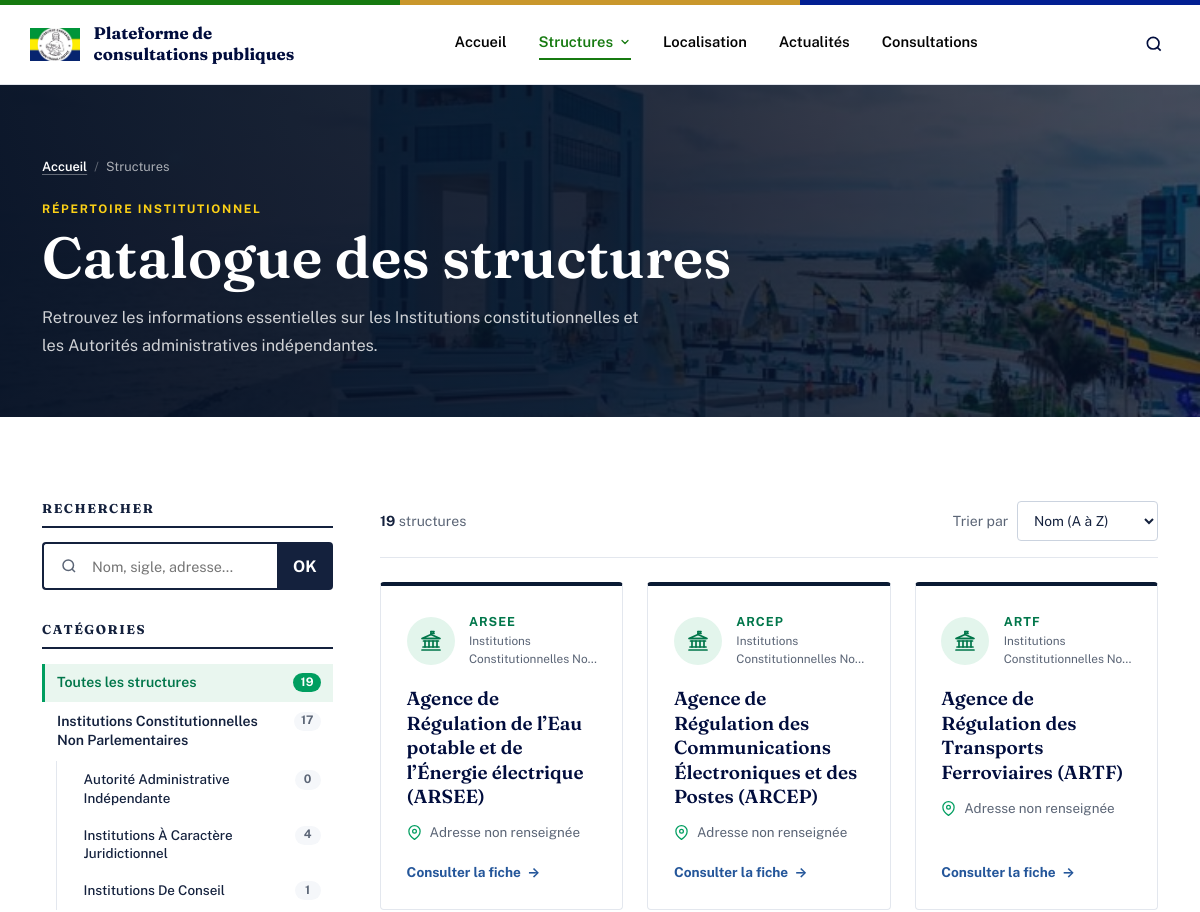
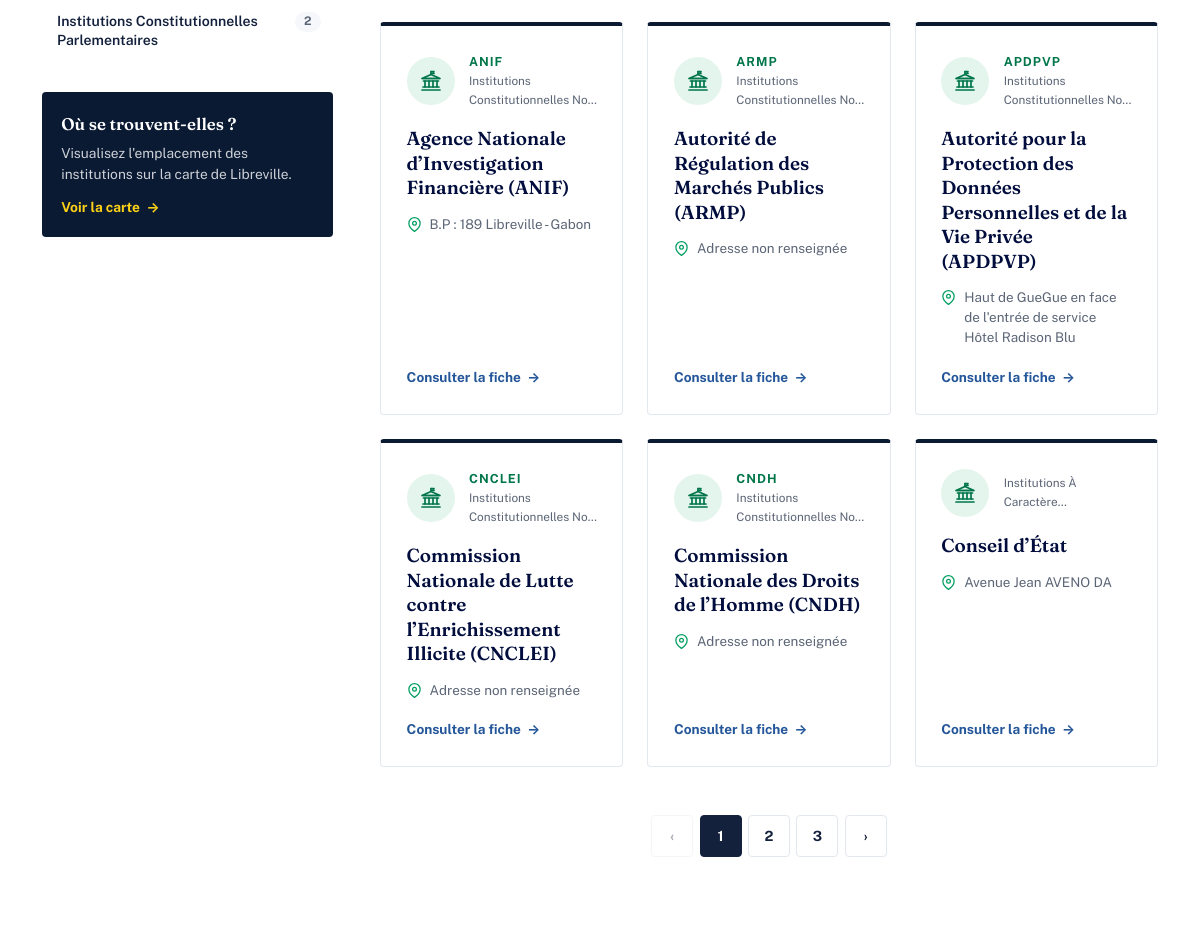
/views/public/catalogue.php (upper part), run on an earlier commit of the app's database (2 pictures, top to bottom).
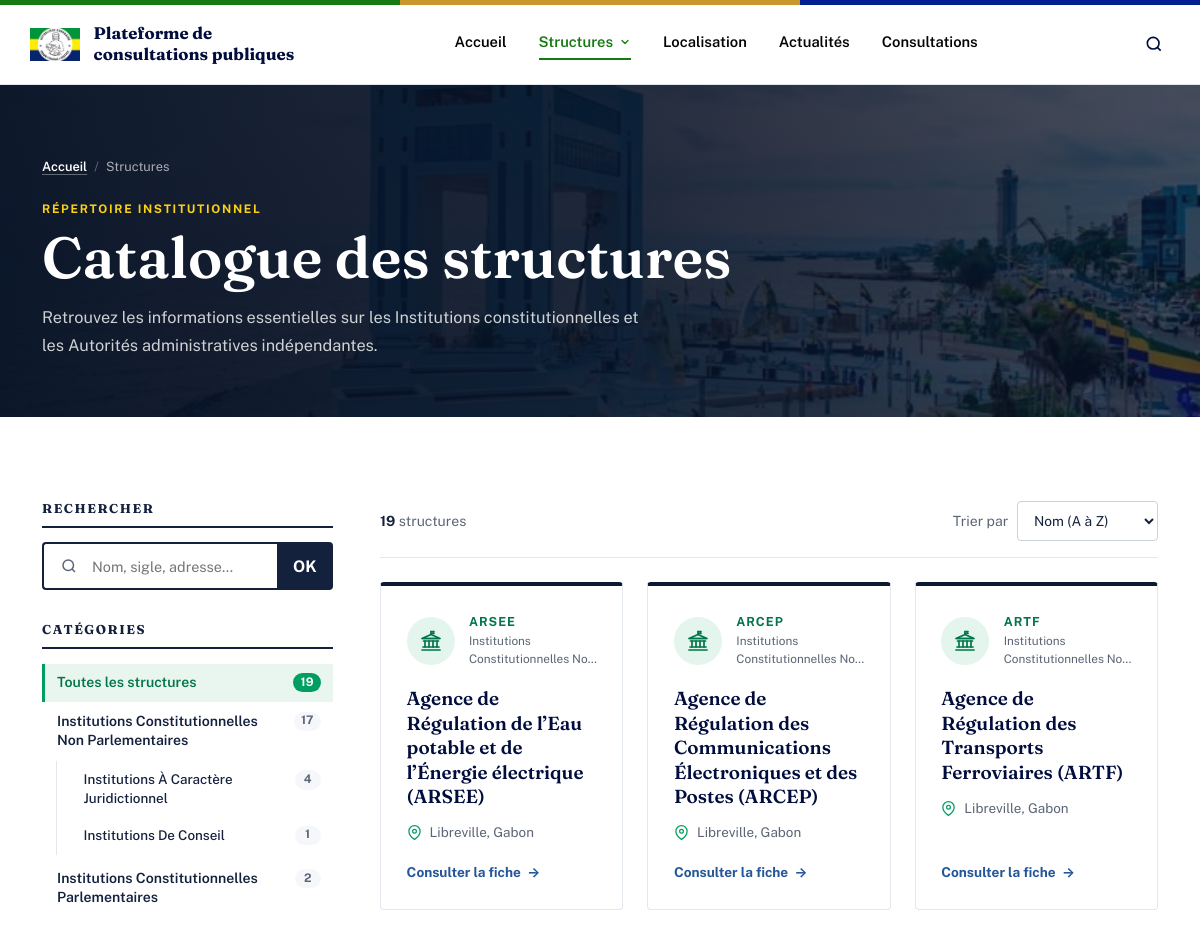
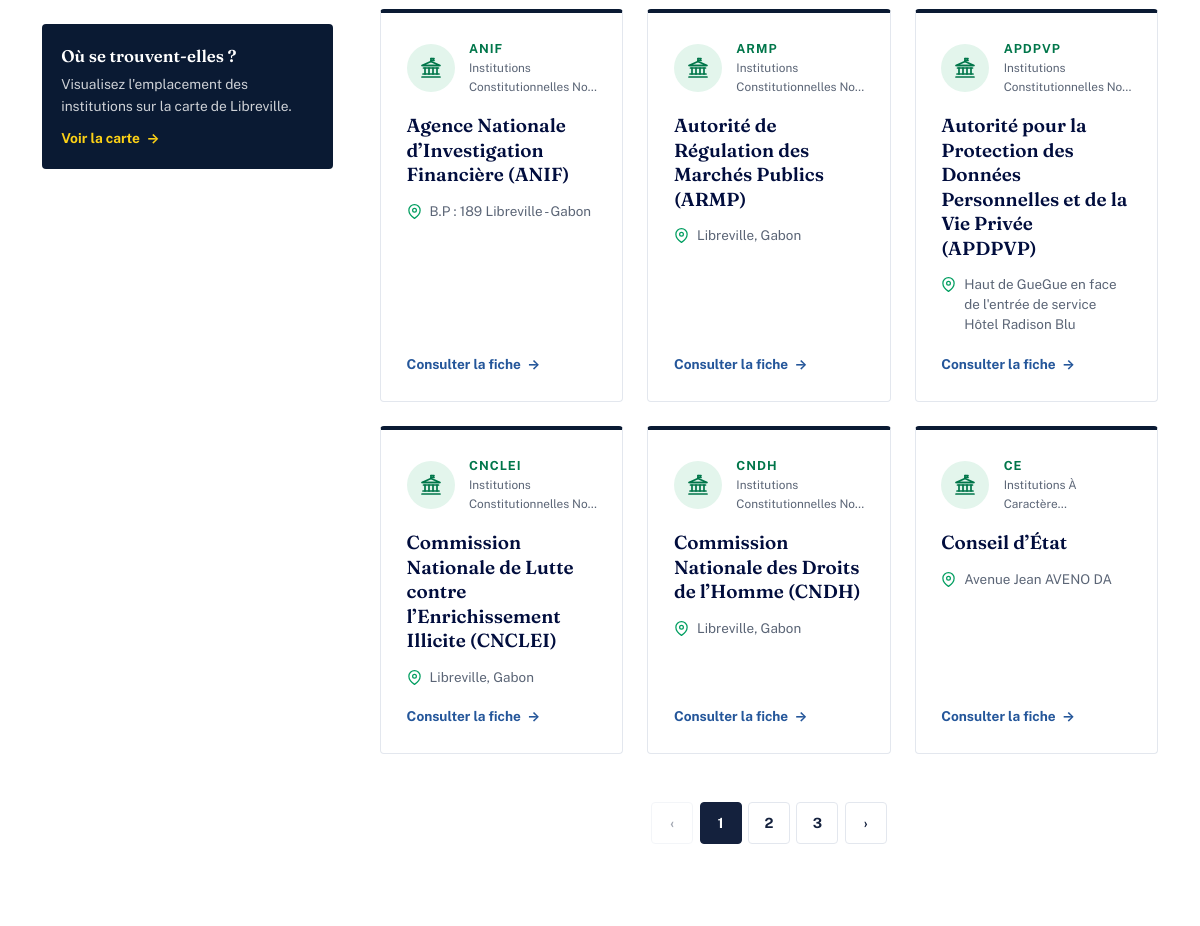
And on a later commit of the database (2 pictures, top to bottom).
### tables this page shows
CREATE TABLE `structure` (
  `id_struc` int NOT NULL AUTO_INCREMENT,
  `nom_struc` varchar(200) NOT NULL,
  `adresse` varchar(255) DEFAULT NULL,
  `telephone` varchar(20) DEFAULT NULL,
  `email` varchar(100) DEFAULT NULL,
  `mission` text,
  `historique` text,
  `composition` text,
  `site_web` varchar(255) DEFAULT NULL,
  `date_creation` date DEFAULT NULL,
  `texte_fondateur` varchar(255) DEFAULT NULL,
  `directeur_general` varchar(200) DEFAULT NULL,
  `fonction_dirigeant` varchar(100) DEFAULT NULL,
  `dirigeant_depuis` date DEFAULT NULL,
  `photo_dirigeant` varchar(255) DEFAULT NULL,
  `id_cat` int NOT NULL,
  `sigle` varchar(30) DEFAULT NULL,
  `id_responsable` int DEFAULT NULL,
  `latitude` decimal(10,7) DEFAULT NULL,
  `longitude` decimal(10,7) DEFAULT NULL,
  PRIMARY KEY (`id_struc`),
  KEY `fk_structure_categorie` (`id_cat`),
  KEY `idx_structure_nom` (`nom_struc`),
  KEY `idx_structure_responsable` (`id_responsable`),
  CONSTRAINT `fk_structure_categorie` FOREIGN KEY (`id_cat`) REFERENCES `categories` (`id_cat`),
  CONSTRAINT `fk_structure_responsable` FOREIGN KEY (`id_responsable`) REFERENCES `utilisateurs` (`id`)
);

CREATE TABLE `categories` (
  `id_cat` int NOT NULL AUTO_INCREMENT,
  `nom_cat` varchar(150) NOT NULL,
  `parent_id` int DEFAULT NULL,
  PRIMARY KEY (`id_cat`),
  UNIQUE KEY `nom_cat` (`nom_cat`),
  KEY `parent_id` (`parent_id`),
  CONSTRAINT `categories_ibfk_1` FOREIGN KEY (`parent_id`) REFERENCES `categories` (`id_cat`),
  CONSTRAINT `fk_parent` FOREIGN KEY (`parent_id`) REFERENCES `categories` (`id_cat`)
);

### views/public/catalogue.php (the view, shortened to what the changed rows need)
<?php
require '../../config/database.php';
$catFiltre = isset($_GET['cat']) ? (int) $_GET['cat'] : null;
$tri = isset($_GET['tri']) ? $_GET['tri'] : 'nom_asc';
$parPage = 9;
$page = isset($_GET['page']) ? max(1, (int) $_GET['page']) : 1;
$conditions = [];
$parametres = [];
$whereSQL = $conditions ? " WHERE " . implode(" AND ", $conditions) : "";
$ordreSQL = $tri === 'nom_desc' ? "structure.nom_struc DESC" : "structure.nom_struc ASC";
$compteStmt = $db->prepare("SELECT COUNT(*) FROM structure JOIN categories ON structure.id_cat = categories.id_cat" . $whereSQL);
$compteStmt->execute($parametres);
$totalStructures = (int) $compteStmt->fetchColumn();
$totalPages = max(1, (int) ceil($totalStructures / $parPage));
$page = min($page, $totalPages);
$offset = ($page - 1) * $parPage;
$sql = "SELECT structure.id_struc, structure.nom_struc, structure.sigle, structure.adresse,
               categories.id_cat, categories.nom_cat
        FROM structure
        JOIN categories ON structure.id_cat = categories.id_cat"
        . $whereSQL .
        " ORDER BY $ordreSQL LIMIT $parPage OFFSET $offset";
$stmt = $db->prepare($sql);
$stmt->execute($parametres);
$structures = $stmt->fetchAll(PDO::FETCH_ASSOC);
$toutesCategories = $db->query("SELECT id_cat, nom_cat, parent_id FROM categories ORDER BY nom_cat")->fetchAll(PDO::FETCH_ASSOC);
$nbParCategorie = $db->query("SELECT id_cat, COUNT(*) FROM structure GROUP BY id_cat")->fetchAll(PDO::FETCH_KEY_PAIR);
$categoriesRacines = [];
$sousCategories = [];
foreach ($toutesCategories as $cat) {
    $cat['nb'] = (int) ($nbParCategorie[$cat['id_cat']] ?? 0);
    if ($cat['parent_id'] === null) {
        $categoriesRacines[] = $cat;
    } else {
        $sousCategories[(int) $cat['parent_id']][] = $cat;
    }
}
function h(?string $valeur): string {
    return htmlspecialchars($valeur ?? '', ENT_QUOTES, 'UTF-8');
}
function libelleCategorie(string $nom): string {
    return mb_convert_case(mb_strtolower($nom, 'UTF-8'), MB_CASE_TITLE, 'UTF-8');
}
function lienCatalogue(array $modifications = []): string {
    $params = [
        'q' => isset($_GET['q']) ? trim((string) $_GET['q']) : '',
        'cat' => isset($_GET['cat']) ? (int) $_GET['cat'] : '',
        'tri' => isset($_GET['tri']) ? (string) $_GET['tri'] : 'nom_asc',
        'page' => isset($_GET['page']) ? max(1, (int) $_GET['page']) : 1,
    ];
    foreach ($modifications as $cle => $valeur) {
        $params[$cle] = $valeur;
    }
    $params = array_filter($params, static fn($v) => $v !== '' && $v !== null && $v !== 0);
    return '?' . http_build_query($params);
}
require '../../includes/header.php';
?>
<header class="acc-bandeau">
  <div class="container">
    <h1>Catalogue des structures</h1>
  </div>
</header>
<main class="acc-section">
  <div class="container cat-mise-en-page">
    <aside class="cat-filtres" aria-label="Filtres du catalogue">
      <div>
        <h2>Rechercher</h2>
      </div>
      <nav aria-label="Catégories">
        <h2>Catégories</h2>
        <ul class="cat-liste">
          <?php foreach ($categoriesRacines as $racine): ?>
            <?php $actif = $catFiltre === (int) $racine['id_cat']; ?>
            <li>
              <a href="<?= h(lienCatalogue(['cat' => (int) $racine['id_cat'], 'page' => 1])) ?>" class="cat-lien <?= $actif ? 'actif' : '' ?>" <?= $actif ? 'aria-current="true"' : '' ?>>
                <?= h(libelleCategorie($racine['nom_cat'])) ?> <span class="nb"><?= $racine['nb'] ?></span>
              </a>
              <?php if (!empty($sousCategories[(int) $racine['id_cat']])): ?>
                <ul>
                  <?php foreach ($sousCategories[(int) $racine['id_cat']] as $enfant): ?>
                    <?php $actif = $catFiltre === (int) $enfant['id_cat']; ?>
                    <li>
                      <a href="<?= h(lienCatalogue(['cat' => (int) $enfant['id_cat'], 'page' => 1])) ?>" class="cat-lien <?= $actif ? 'actif' : '' ?>" <?= $actif ? 'aria-current="true"' : '' ?>>
                        <?= h(libelleCategorie($enfant['nom_cat'])) ?> <span class="nb"><?= $enfant['nb'] ?></span>
                      </a>
                    </li>
                  <?php endforeach; ?>
                </ul>
              <?php endif; ?>
            </li>
          <?php endforeach; ?>
        </ul>
      </nav>
    </aside>
    <div class="cat-resultats">
      <?php if (empty($structures)): ?>
        <div class="acc-vide">
          <h2>Aucune structure trouvée</h2>
          <p>Essayez avec un autre mot-clé ou choisissez une autre catégorie.</p>
        </div>
      <?php else: ?>
        <div class="acc-structures-grille">
          <?php foreach ($structures as $s): ?>
            <a href="fiche.php?id=<?= (int) $s['id_struc'] ?>" class="acc-structure">
              <div class="acc-structure-tete">
                <span class="acc-structure-icone" aria-hidden="true">
                </span>
                <div>
                  <?php if (!empty($s['sigle'])): ?><div class="acc-structure-sigle"><?= h($s['sigle']) ?></div><?php endif; ?>
                  <div class="acc-structure-cat"><?= h(libelleCategorie($s['nom_cat'])) ?></div>
                </div>
              </div>
              <h3><?= h($s['nom_struc']) ?></h3>
              <p class="acc-structure-adresse">
                <svg width="15" height="15" viewBox="0 0 24 24" fill="none" stroke="currentColor" stroke-width="2" aria-hidden="true"><path d="M21 10c0 7-9 13-9 13s-9-6-9-13a9 9 0 0 1 18 0z"/><circle cx="12" cy="10" r="3"/></svg>
                <span><?= h($s['adresse'] ?: 'Adresse non renseignée') ?></span>
              </p>
              <span class="acc-fleche">Consulter la fiche <span aria-hidden="true">→</span></span>
            </a>
          <?php endforeach; ?>
        </div>
        <?php if ($totalPages > 1): ?>
          <nav class="acc-pagination" aria-label="Pagination du catalogue">
            <a href="<?= h(lienCatalogue(['page' => max(1, $page - 1)])) ?>" class="<?= $page <= 1 ? 'desactive' : '' ?>" aria-label="Page précédente">‹</a>
            <?php for ($i = 1; $i <= $totalPages; $i++): ?>
              <?php if ($i === $page): ?>
                <span class="actif" aria-current="page"><?= $i ?></span>
              <?php else: ?>
                <a href="<?= h(lienCatalogue(['page' => $i])) ?>" aria-label="Page <?= $i ?>"><?= $i ?></a>
              <?php endif; ?>
            <?php endfor; ?>
            <a href="<?= h(lienCatalogue(['page' => min($totalPages, $page + 1)])) ?>" class="<?= $page >= $totalPages ? 'desactive' : '' ?>" aria-label="Page suivante">›</a>
          </nav>
        <?php endif; ?>
      <?php endif; ?>
    </div>
  </div>
</main>
<?php require '../../includes/footer.php'; ?>

What changed in the data, as far as the page shows it:
removed categories: nom_cat "Autorité Administrative Indépendante", nb "0", shown under structure "Agence de Régulation des Transports Ferroviaires (ARTF)"
changed structure "Agence de Régulation des Transports Ferroviaires (ARTF)": adresse "Adresse non renseignée" → "Libreville, Gabon"
changed structure "Agence de Régulation de l’Eau potable et de l’Énergie électrique (ARSEE)": adresse "Adresse non renseignée" → "Libreville, Gabon"
changed structure "Agence de Régulation des Communications Électroniques et des Postes (ARCEP)": adresse "Adresse non renseignée" → "Libreville, Gabon"
changed structure "Autorité de Régulation des Marchés Publics (ARMP)": adresse "Adresse non renseignée" → "Libreville, Gabon"
changed structure "Commission Nationale de Lutte contre l’Enrichissement Illicite (CNCLEI)": adresse "Adresse non renseignée" → "Libreville, Gabon"
changed structure "Commission Nationale des Droits de l’Homme (CNDH)": adresse "Adresse non renseignée" → "Libreville, Gabon"
changed structure "Conseil d’État": sigle (not shown) → "CE"
